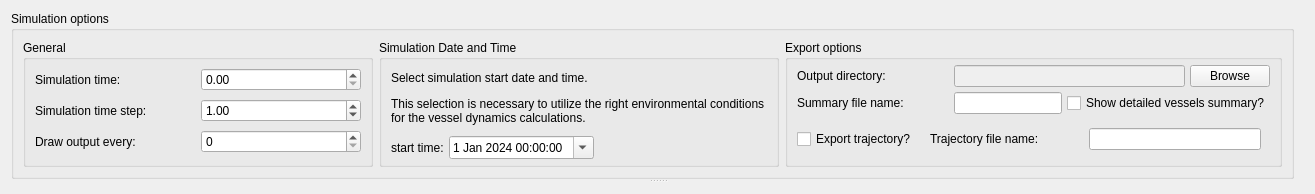
        <widget class="QWidget" name="tab_2">
         <attribute name="title">
          <string>Simulation</string>
         </attribute>
         <layout class="QGridLayout" name="gridLayout_26">
          <item row="0" column="0">
           <widget class="QSplitter" name="splitter_simulator">
            <property name="orientation">
             <enum>Qt::Vertical</enum>
            </property>
            <widget class="QWidget" name="layoutWidget_2">
             <layout class="QHBoxLayout" name="horizontalLayout_18">
              <item>
               <widget class="QGroupBox" name="simulationGroupBox">
                <property name="sizePolicy">
                 <sizepolicy hsizetype="Preferred" vsizetype="Ignored">
                  <horstretch>0</horstretch>
                  <verstretch>0</verstretch>
                 </sizepolicy>
                </property>
                <property name="maximumSize">
                 <size>
                  <width>16777215</width>
                  <height>200</height>
                 </size>
                </property>
                <property name="title">
                 <string>Simulation options</string>
                </property>
                <property name="alignment">
                 <set>Qt::AlignLeading|Qt::AlignLeft|Qt::AlignTop</set>
                </property>
                <layout class="QGridLayout" name="gridLayout_20">
                 <property name="sizeConstraint">
                  <enum>QLayout::SetFixedSize</enum>
                 </property>
                 <item row="0" column="3">
                  <widget class="QGroupBox" name="verticalGroupBox_6">
                   <property name="minimumSize">
                    <size>
                     <width>400</width>
                     <height>0</height>
                    </size>
                   </property>
                   <property name="maximumSize">
                    <size>
                     <width>16777215</width>
                     <height>16777215</height>
                    </size>
                   </property>
                   <property name="title">
                    <string>Export options</string>
                   </property>
                   <layout class="QVBoxLayout" name="verticalLayout_8">
                    <property name="spacing">
                     <number>5</number>
                    </property>
                    <property name="topMargin">
                     <number>5</number>
                    </property>
                    <property name="bottomMargin">
                     <number>5</number>
                    </property>
                    <item>
                     <layout class="QHBoxLayout" name="horizontalLayout_15">
                      <item>
                       <widget class="QLabel" name="label_11">
                        <property name="minimumSize">
                         <size>
                          <width>152</width>
                          <height>0</height>
                         </size>
                        </property>
                        <property name="text">
                         <string>Output directory:</string>
                        </property>
                       </widget>
                      </item>
                      <item>
                       <widget class="QLineEdit" name="lineEdit_outputPath">
                        <property name="enabled">
                         <bool>false</bool>
                        </property>
                       </widget>
                      </item>
                      <item>
                       <widget class="QPushButton" name="pushButton_selectoutputPath">
                        <property name="toolTip">
                         <string>&lt;html&gt;&lt;head/&gt;&lt;body&gt;&lt;p&gt;Specify the directory location where the simulation output will be saved. It determines the folder or path where the generated simulation output files will be stored.&lt;/p&gt;&lt;/body&gt;&lt;/html&gt;</string>
                        </property>
                        <property name="text">
                         <string>Browse</string>
                        </property>
                       </widget>
                      </item>
                     </layout>
                    </item>
                    <item>
                     <layout class="QHBoxLayout" name="horizontalLayout_16">
                      <item>
                       <widget class="QLabel" name="label_12">
                        <property name="minimumSize">
                         <size>
                          <width>152</width>
                          <height>0</height>
                         </size>
                        </property>
                        <property name="text">
                         <string>Summary file name:</string>
                        </property>
                       </widget>
                      </item>
                      <item>
                       <widget class="QLineEdit" name="lineEdit_summaryfilename">
                        <property name="toolTip">
                         <string>&lt;html&gt;&lt;head/&gt;&lt;body&gt;&lt;p&gt;Enter the desired name for the summary file that will be generated by the simulation. It determines the name of the file that will contain an overview or summary of the simulation results. Provide a descriptive and recognizable name for the summary file, reflecting the purpose or content it represents.&lt;/p&gt;&lt;/body&gt;&lt;/html&gt;</string>
                        </property>
                       </widget>
                      </item>
                      <item>
                       <widget class="QCheckBox" name="checkBox_detailedTrainsSummay">
                        <property name="toolTip">
                         <string>&lt;html&gt;&lt;head/&gt;&lt;body&gt;&lt;p&gt;Check this box if you want to display a detailed summary of trains during the simulation. By selecting this option, you indicate your preference for additional information and metrics about each individual train's performance and status.&lt;/p&gt;&lt;p&gt;When checked, the simulation output will include a detailed trains summary, providing insights such as train energy consumptions, arrival times, and any relevant performance metrics. This detailed summary can be helpful for in-depth analysis and monitoring of each train's behavior throughout the simulation.&lt;/p&gt;&lt;/body&gt;&lt;/html&gt;</string>
                        </property>
                        <property name="text">
                         <string>Show detailed vessels summary?</string>
                        </property>
                       </widget>
                      </item>
                     </layout>
                    </item>
                    <item>
                     <layout class="QHBoxLayout" name="horizontalLayout_17">
                      <item>
                       <widget class="QCheckBox" name="checkBox_exportTrajectory">
                        <property name="toolTip">
                         <string>&lt;html&gt;&lt;head/&gt;&lt;body&gt;&lt;p&gt;Check this box if you want to export the trajectory data of trains during the simulation. By selecting this option, you indicate your intention to save the detailed trajectory information of each train's movement throughout the simulation.&lt;/p&gt;&lt;p&gt;When checked, the simulation will generate trajectory data files, capturing the precise positions and timestamps of trains at various points in time. Exporting trajectory data allows for further analysis, visualization, or integration with external tools or systems. This option is particularly useful when conducting post-simulation analysis or when you need to examine train movements in detail.&lt;/p&gt;&lt;/body&gt;&lt;/html&gt;</string>
                        </property>
                        <property name="text">
                         <string>Export trajectory?</string>
                        </property>
                       </widget>
                      </item>
                      <item>
                       <widget class="QWidget" name="horizontalWidget_TrajFile" native="true">
                        <layout class="QHBoxLayout" name="horizontalLayout_13">
                         <item>
                          <widget class="QLabel" name="label_13">
                           <property name="minimumSize">
                            <size>
                             <width>153</width>
                             <height>0</height>
                            </size>
                           </property>
                           <property name="text">
                            <string>Trajectory file name:</string>
                           </property>
                          </widget>
                         </item>
                         <item>
                          <widget class="QLineEdit" name="lineEdit_trajectoryFilename">
                           <property name="toolTip">
                            <string>&lt;html&gt;&lt;head/&gt;&lt;body&gt;&lt;p&gt;Enter the desired name for the trajectory file that will be generated during the simulation. The &amp;quot;Trajectory File Name&amp;quot; setting determines the name of the file that will store the trajectory data of trains' movements.&lt;/p&gt;&lt;/body&gt;&lt;/html&gt;</string>
                           </property>
                          </widget>
                         </item>
                        </layout>
                       </widget>
                      </item>
                     </layout>
                    </item>
                   </layout>
                  </widget>
                 </item>
                 <item row="0" column="0">
                  <widget class="QGroupBox" name="verticalGroupBox_61">
                   <property name="minimumSize">
                    <size>
                     <width>350</width>
                     <height>0</height>
                    </size>
                   </property>
                   <property name="title">
                    <string>General</string>
                   </property>
                   <layout class="QVBoxLayout" name="verticalLayout_6">
                    <property name="spacing">
                     <number>5</number>
                    </property>
                    <property name="topMargin">
                     <number>5</number>
                    </property>
                    <property name="bottomMargin">
                     <number>5</number>
                    </property>
                    <item>
                     <layout class="QHBoxLayout" name="horizontalLayout_11">
                      <item>
                       <widget class="QLabel" name="label_7">
                        <property name="minimumSize">
                         <size>
                          <width>150</width>
                          <height>0</height>
                         </size>
                        </property>
                        <property name="text">
                         <string>Simulation time:</string>
                        </property>
                       </widget>
                      </item>
                      <item>
                       <widget class="QDoubleSpinBox" name="doubleSpinBox">
                        <property name="minimumSize">
                         <size>
                          <width>150</width>
                          <height>0</height>
                         </size>
                        </property>
                        <property name="toolTip">
                         <string>&lt;html&gt;&lt;head/&gt;&lt;body&gt;&lt;p&gt;Enter the desired end time for your simulation in this textbox. The simulation end time represents the point at which the simulation will conclude or stop running in seconds.&lt;/p&gt;&lt;p&gt;If you set the value to 0, the simulation will stop only when all trains have reached their respective destinations.&lt;/p&gt;&lt;/body&gt;&lt;/html&gt;</string>
                        </property>
                        <property name="minimum">
                         <double>0.000000000000000</double>
                        </property>
                        <property name="maximum">
                         <double>999999999.000000000000000</double>
                        </property>
                        <property name="singleStep">
                         <double>10.000000000000000</double>
                        </property>
                        <property name="value">
                         <double>0.000000000000000</double>
                        </property>
                       </widget>
                      </item>
                     </layout>
                    </item>
                    <item>
                     <layout class="QHBoxLayout" name="horizontalLayout_12">
                      <item>
                       <widget class="QLabel" name="label_9">
                        <property name="minimumSize">
                         <size>
                          <width>150</width>
                          <height>0</height>
                         </size>
                        </property>
                        <property name="text">
                         <string>Simulation time step:</string>
                        </property>
                       </widget>
                      </item>
                      <item>
                       <widget class="QDoubleSpinBox" name="doubleSpinBox_timeStep">
                        <property name="toolTip">
                         <string>&lt;html&gt;&lt;head/&gt;&lt;body&gt;&lt;p&gt;Enter the time step duration for your simulation in seconds. The time step represents the increment of time by which the simulation progresses with each iteration. A preferred time step for your simulation is 1.0 seconds. Adjusting the time step duration allows you to balance between simulation accuracy and performance. Keep in mind that smaller time steps provide more precise results but may increase computational load, while larger time steps prioritize performance over absolute accuracy. Find the optimal balance by experimenting with different values for your specific simulation requirements.&lt;/p&gt;&lt;/body&gt;&lt;/html&gt;</string>
                        </property>
                        <property name="minimum">
                         <double>0.100000000000000</double>
                        </property>
                        <property name="maximum">
                         <double>10.000000000000000</double>
                        </property>
                        <property name="singleStep">
                         <double>0.100000000000000</double>
                        </property>
                        <property name="value">
                         <double>1.000000000000000</double>
                        </property>
                       </widget>
                      </item>
                     </layout>
                    </item>
                    <item>
                     <layout class="QHBoxLayout" name="horizontalLayout_10">
                      <item>
                       <widget class="QLabel" name="label_10">
                        <property name="minimumSize">
                         <size>
                          <width>150</width>
                          <height>0</height>
                         </size>
                        </property>
                        <property name="text">
                         <string>Draw output every:</string>
                        </property>
                       </widget>
                      </item>
                      <item>
                       <widget class="QSpinBox" name="spinBox_plotEvery">
                        <property name="toolTip">
                         <string>&lt;html&gt;&lt;head/&gt;&lt;body&gt;&lt;p&gt;Specify the interval for updating and drawing the simulation output. It determines how frequently the visual representation of the simulation is updated and displayed. A preferred value for your simulation is 100. Adjust this interval based on your preference for visual feedback and performance considerations.&lt;/p&gt;&lt;p&gt;For example, if you set it to 100, the simulation will update and redraw the output every 100 simulation steps or iterations, providing periodic visual updates. Modify this value according to your requirements, finding the optimal balance between real-time updates and potential performance impacts.&lt;/p&gt;&lt;/body&gt;&lt;/html&gt;</string>
                        </property>
                        <property name="maximum">
                         <number>1000</number>
                        </property>
                        <property name="singleStep">
                         <number>50</number>
                        </property>
                       </widget>
                      </item>
                     </layout>
                    </item>
                   </layout>
                  </widget>
                 </item>
                 <item row="0" column="1">
                  <widget class="QGroupBox" name="groupBox_2">
                   <property name="minimumSize">
                    <size>
                     <width>400</width>
                     <height>0</height>
                    </size>
                   </property>
                   <property name="maximumSize">
                    <size>
                     <width>400</width>
                     <height>16777215</height>
                    </size>
                   </property>
                   <property name="title">
                    <string>Simulation Date and Time</string>
                   </property>
                   <layout class="QVBoxLayout" name="verticalLayout_7">
                    <property name="spacing">
                     <number>5</number>
                    </property>
                    <property name="topMargin">
                     <number>5</number>
                    </property>
                    <property name="bottomMargin">
                     <number>5</number>
                    </property>
                    <item>
                     <layout class="QVBoxLayout" name="verticalLayout_3">
                      <item>
                       <widget class="QLabel" name="label_16">
                        <property name="text">
                         <string>&lt;html&gt;&lt;head/&gt;&lt;body&gt;&lt;p&gt;Select simulation start date and time. &lt;/p&gt;&lt;p&gt;This selection is necessary to utilize the right environmental conditions for the vessel dynamics calculations.&lt;/p&gt;&lt;/body&gt;&lt;/html&gt;</string>
                        </property>
                        <property name="wordWrap">
                         <bool>true</bool>
                        </property>
                       </widget>
                      </item>
                      <item>
                       <layout class="QHBoxLayout" name="horizontalLayout_4">
                        <item>
                         <widget class="QLabel" name="label_6">
                          <property name="text">
                           <string>start time:</string>
                          </property>
                         </widget>
                        </item>
                        <item>
                         <widget class="QDateTimeEdit" name="dateTimeEdit">
                          <property name="date">
                           <date>
                            <year>2024</year>
                            <month>1</month>
                            <day>1</day>
                           </date>
                          </property>
                          <property name="calendarPopup">
                           <bool>true</bool>
                          </property>
                         </widget>
                        </item>
                        <item>
                         <spacer name="horizontalSpacer_4">
                          <property name="orientation">
                           <enum>Qt::Horizontal</enum>
                          </property>
                          <property name="sizeHint" stdset="0">
                           <size>
                            <width>40</width>
                            <height>20</height>
                           </size>
                          </property>
                         </spacer>
                        </item>
                       </layout>
                      </item>
                     </layout>
                    </item>
                   </layout>
                  </widget>
                 </item>
                </layout>
               </widget>
              </item>
              <item>
               <spacer name="horizontalSpacer_12">
                <property name="orientation">
                 <enum>Qt::Horizontal</enum>
                </property>
                <property name="sizeHint" stdset="0">
                 <size>
                  <width>10</width>
                  <height>20</height>
                 </size>
                </property>
               </spacer>
              </item>
             </layout>
            </widget>
            <widget class="OSGEarthQtWidget" name="plot_simulation" native="true">
             <property name="minimumSize">
              <size>
               <width>0</width>
               <height>0</height>
              </size>
             </property>
             <property name="mouseTracking">
              <bool>true</bool>
             </property>
            </widget>
           </widget>
          </item>
         </layout>
        </widget>
